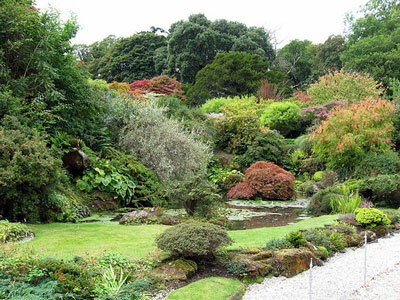
#> input picture images_720p/image_1253.jpg, 400 x 300 px; its folder holds only this picture in this run
$ python analysis.py
#> lines starting #> are read from the running program, lines starting #| are printed output that depends on the picture
import os
import csv
import numpy as np
from PIL import Image
from tqdm import tqdm

IMAGE_DIR = "./images_720p" # Image folder to analyze (images, images_720p or images_480p)
OUTPUT_DIR = "./data" # Output folder for the csv

def main():
    # Define the csv structure with column headers
    data = [["name","width","height","aspectRatio","meanHue","meanSaturation","meanValue", "medianHue", "medianSaturation", "medianValue"]]
    files = os.listdir(IMAGE_DIR) # Get the images from the chosen folder, must be located next to main.py
    for name in tqdm(files, desc="Analyzing"): # For each file
        try:
            image = Image.open(f"{IMAGE_DIR}/{name}").convert("HSV") # Open the image in HSV format
#> image: PIL image 400x300 HSV; mean H, S, V 57, 93.5, 136.8

            # Create a new row containing the name and add the data in order
            row = [name] # Name
            row.append(image.width) # Width
            row.append(image.height) # Height
            row.append(image.width / image.height) # Aspect ratio
            hsv_array = np.array(image)
            hue, saturation, value = hsv_array[:, :, 0], hsv_array[:, :, 1], hsv_array[:, :, 2]
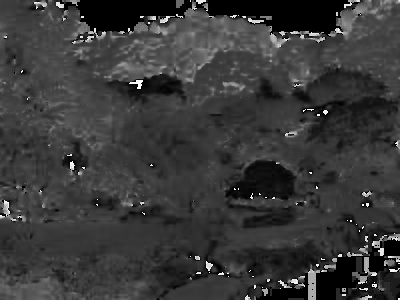
#> hue: shape (300, 400); min 0, max 254, mean 57
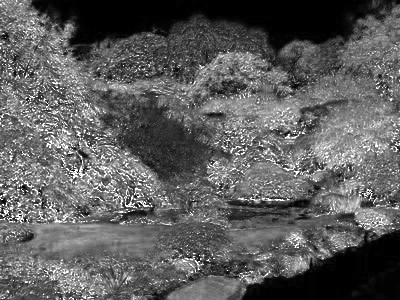
#> saturation: shape (300, 400); min 0, max 255, mean 93.5
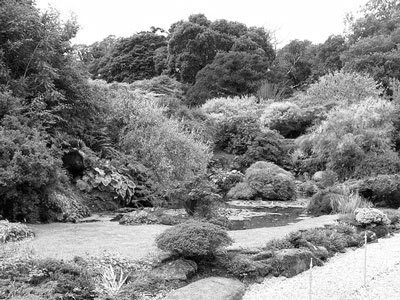
#> value: shape (300, 400); min 0, max 255, mean 136.8
            row.append(np.mean(hue)) # Mean hue
            row.append(np.mean(saturation)) # Mean saturation
            row.append(np.mean(value)) # Mean value
            row.append(np.median(hue)) # Median hue
            row.append(np.median(saturation)) # Median saturation
            row.append(np.median(value)) # Median value
            # Add the row
            data.append(row)
        except IOError: # If the image can't be read, warn the user and move to the next image
            print(f"Cannot identify image file {name}")
            continue

    print(f"Analyzed {len(data) - 1} images, {len(files) - (len(data) - 1)} failed.")
#| Analyzed 1 images, 0 failed.

    # Open a data.csv file for writing in the data folder, created if it doesn't exist
    os.makedirs(OUTPUT_DIR, exist_ok=True)
    with open(f"{OUTPUT_DIR}/data.csv", mode="w", newline="") as file:
        writer = csv.writer(file) # Create a csv writer and assign it to the file
        writer.writerows(data) # Write our data to the file


if __name__ == "__main__":
    main()

$ run again, on images_720p/image_1826.jpg
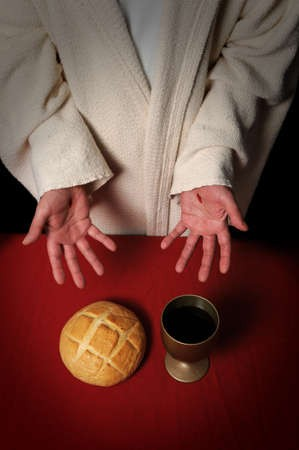
#> input picture images_720p/image_1826.jpg, 299 x 450 px
#> image: PIL image 299x450 HSV; mean H, S, V 57.5, 131.4, 111.5
#> in main, `hue, saturation, value = hsv_array[:, :, 0], hsv_array[:, :, 1], hsv_a..`:
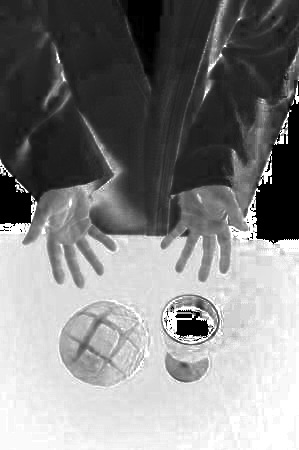
#> saturation: shape (450, 299); min 0, max 255, mean 131.4
#> in main, `hue, saturation, value = hsv_array[:, :, 0], hsv_array[:, :, 1], hsv_a..`:
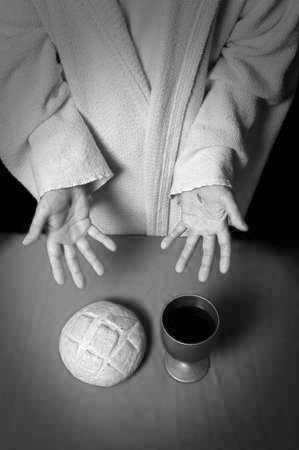
#> value: shape (450, 299); min 0, max 255, mean 111.5
#| Analyzed 1 images, 0 failed.

$ run again, on images_720p/image_1857.jpg
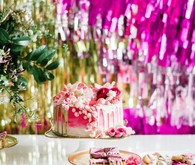
#> input picture images_720p/image_1857.jpg, 195 x 165 px
#> image: PIL image 195x165 HSV; mean H, S, V 131.6, 106.2, 186
#> in main, `hue, saturation, value = hsv_array[:, :, 0], hsv_array[:, :, 1], hsv_a..`:
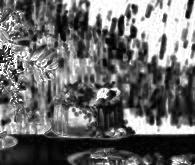
#> saturation: shape (165, 195); min 0, max 255, mean 106.2
#> in main, `hue, saturation, value = hsv_array[:, :, 0], hsv_array[:, :, 1], hsv_a..`:
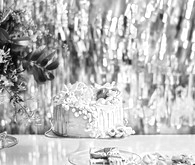
#> value: shape (165, 195); min 0, max 255, mean 186
#| Analyzed 1 images, 0 failed.

$ run again, on images_720p/image_1882.jpg
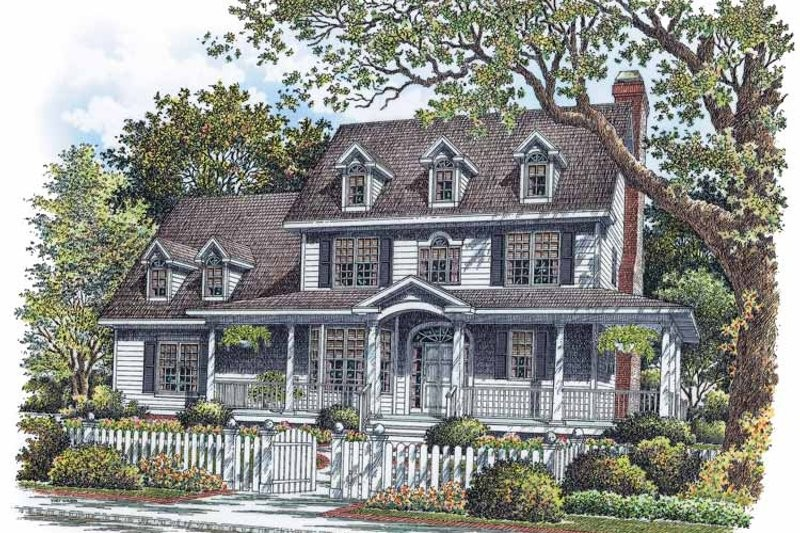
#> input picture images_720p/image_1882.jpg, 800 x 533 px
#> image: PIL image 800x533 HSV; mean H, S, V 107.1, 35.1, 150.3
#> in main, `hue, saturation, value = hsv_array[:, :, 0], hsv_array[:, :, 1], hsv_a..`:
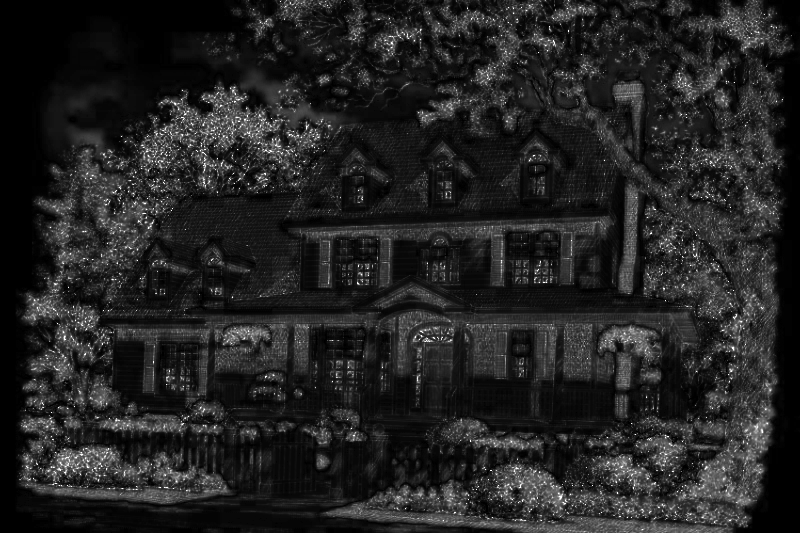
#> saturation: shape (533, 800); min 0, max 255, mean 35.1
#> in main, `hue, saturation, value = hsv_array[:, :, 0], hsv_array[:, :, 1], hsv_a..`:
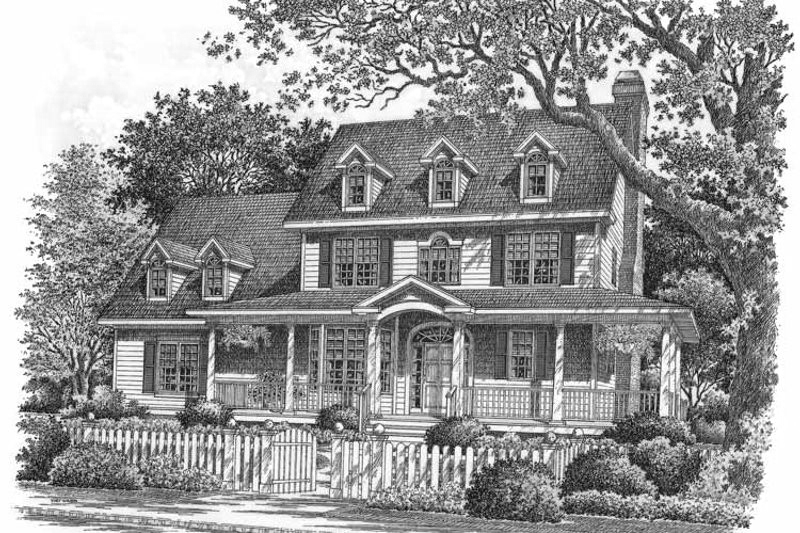
#> value: shape (533, 800); min 1, max 255, mean 150.3
#| Analyzed 1 images, 0 failed.

$ run again, on images_720p/image_127.jpg
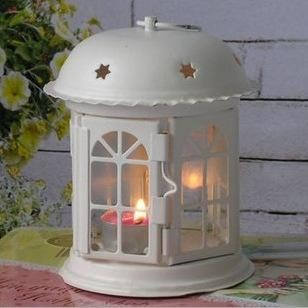
#> input picture images_720p/image_127.jpg, 308 x 308 px
#> image: PIL image 308x308 HSV; mean H, S, V 78.7, 41.5, 133.3
#> in main, `hue, saturation, value = hsv_array[:, :, 0], hsv_array[:, :, 1], hsv_a..`:
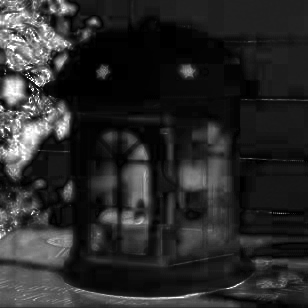
#> saturation: shape (308, 308); min 0, max 255, mean 41.5
#> in main, `hue, saturation, value = hsv_array[:, :, 0], hsv_array[:, :, 1], hsv_a..`:
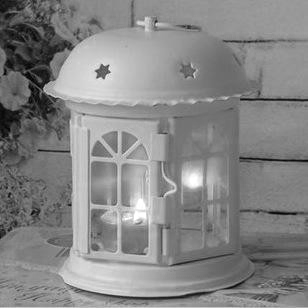
#> value: shape (308, 308); min 1, max 255, mean 133.3
#| Analyzed 1 images, 0 failed.
